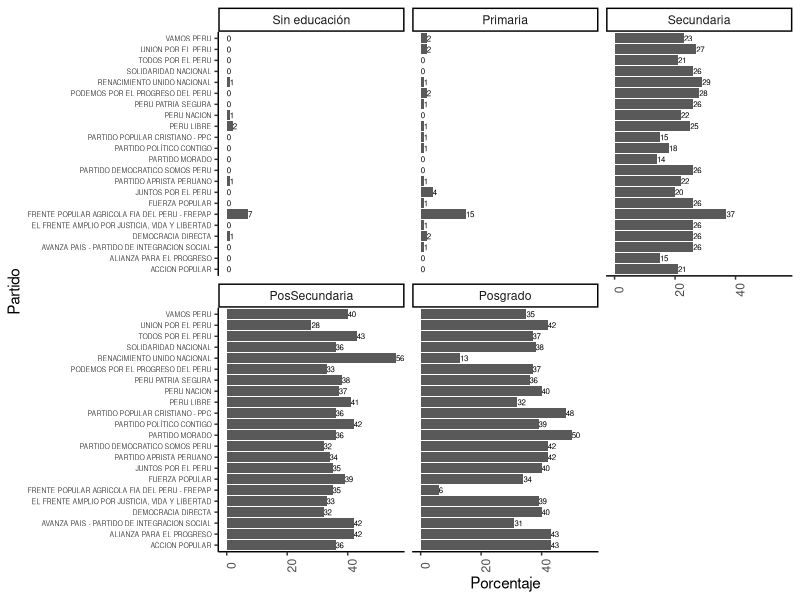

Reproduce this figure in R.
## ---- chunk 1
library(readxl)
formacion_acotada <- read_excel("formacion acotada.xlsx")
names(formacion_acotada)
## ---- chunk 2
names(formacion_acotada)[names(formacion_acotada) == "Partido Político"] <- "partido"
## ---- chunk 3
names(formacion_acotada)
## ---- chunk 4
formacion_acotada$Porcentaje=round(formacion_acotada$Porcentaje*100,0)
## ---- chunk 5
library(ggplot2)
library(tidyr)
## ---- chunk 6
formacion_acotada$Nivel[formacion_acotada$Nivel=='Estudios Superiores']="PosSecundaria"
orderedEdu=c("Sin educación",'Primaria','Secundaria','PosSecundaria','Posgrado')
formacion_acotada$Nivel=ordered(formacion_acotada$Nivel,levels=orderedEdu)
## ---- chunk 7
p1 <- ggplot( formacion_acotada, aes( x = Partido, y = Porcentaje,label=Porcentaje )) + 
      geom_bar( stat = "identity" ) + 
      facet_wrap( ~ Nivel,nrow = 2 ) + 
      geom_text(size = 2, color = "black",hjust =0)
p1 + theme_classic() + theme( axis.text.x = element_text( angle = 90),
                         axis.text.y = element_text( size = 5) )+ coord_flip()
